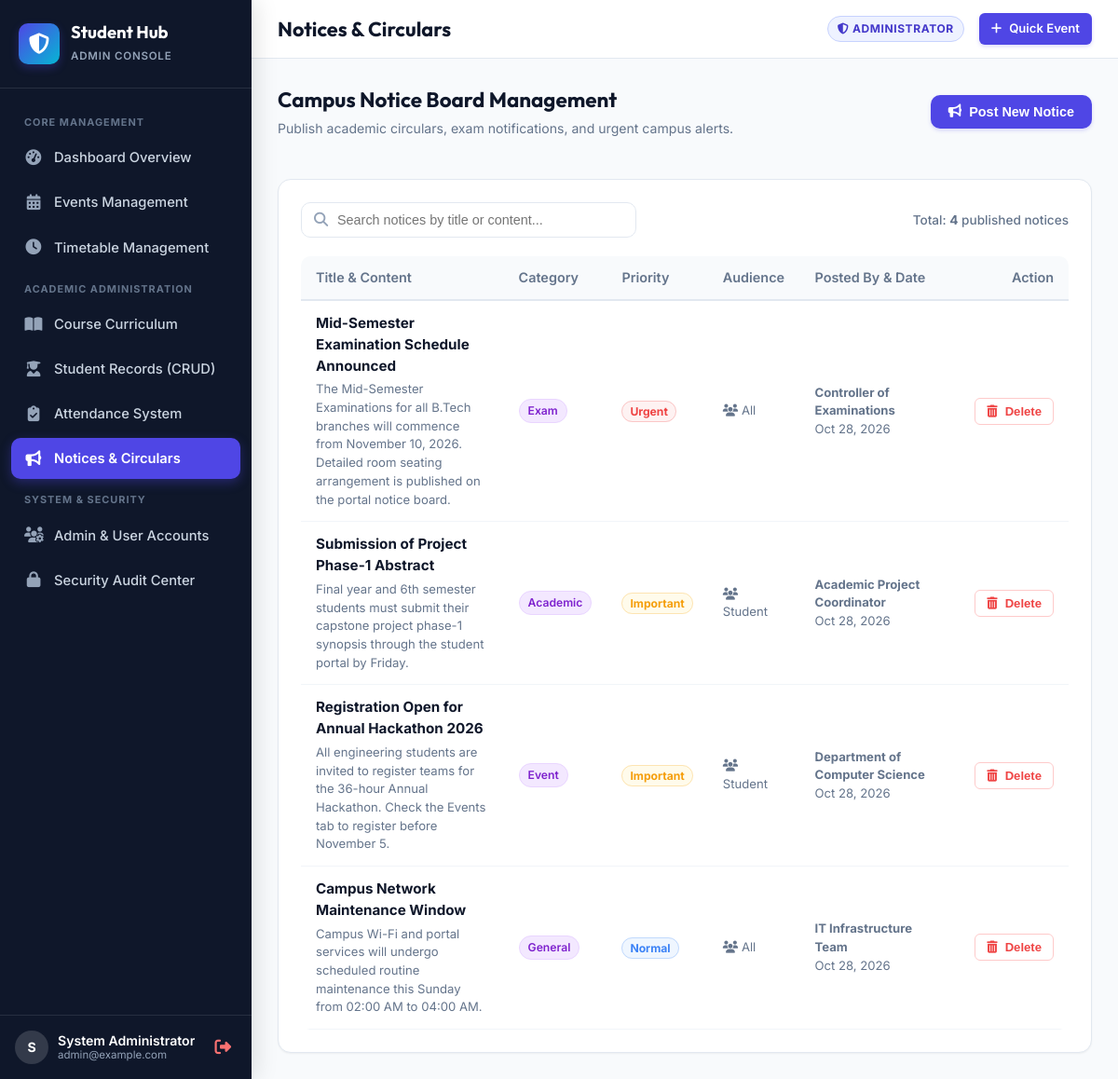
Page /admin/notices.php (signed in) on the committed database.
### tables this page shows
CREATE TABLE `notices` (
  `id` int(10) unsigned NOT NULL AUTO_INCREMENT,
  `title` varchar(255) NOT NULL,
  `category` enum('Academic','Exam','Event','General','Urgent') NOT NULL DEFAULT 'General',
  `priority` enum('Normal','Important','Urgent') NOT NULL DEFAULT 'Normal',
  `target_role` enum('All','Student','Admin') NOT NULL DEFAULT 'All',
  `content` text NOT NULL,
  `posted_by` varchar(100) NOT NULL DEFAULT 'Administration Office',
  `created_at` timestamp NOT NULL DEFAULT current_timestamp(),
  `updated_at` timestamp NOT NULL DEFAULT current_timestamp() ON UPDATE current_timestamp(),
  PRIMARY KEY (`id`),
  KEY `idx_notices_priority` (`priority`),
  KEY `idx_notices_target` (`target_role`)
);

### includes/session.php (called while the page is built, shortened)
<?php
if (!defined('SESSION_INITIALIZED')) {
    function e(?string $string): string {
        return htmlspecialchars((string)($string ?? ''), ENT_QUOTES | ENT_SUBSTITUTE, 'UTF-8');
    }
}

### admin/notices.php (the view, shortened to what this page needs)
<?php
require_once dirname(__DIR__) . '/includes/session.php';
$pdo = get_pdo();
$notices = $pdo->query("SELECT * FROM notices ORDER BY FIELD(priority, 'Urgent', 'Important', 'Normal'), id DESC")->fetchAll();
require_once dirname(__DIR__) . '/includes/admin_header.php';
?>
<div style="display: flex; justify-content: space-between; align-items: center; margin-bottom: 20px; flex-wrap: wrap; gap: 14px;">
  <div>
    <h2 style="font-size: 1.4rem; color: var(--text-main); margin: 0;">Campus Notice Board Management</h2>
    <p style="font-size: 0.88rem; color: var(--text-muted); margin-top: 3px;">
      Publish academic circulars, exam notifications, and urgent campus alerts.
    </p>
  </div>
  <button type="button" class="btn btn-primary" onclick="openModal('addNoticeModal')">
    <i class="fas fa-bullhorn"></i> Post New Notice
  </button>
</div>
<div class="portal-card">
  <div class="card-body">
    <div class="portal-toolbar">
      <div class="toolbar-filters">
        <div class="search-box">
          <i class="fas fa-search"></i>
          <input type="text" id="noticeSearchInput" class="search-input" placeholder="Search notices by title or content...">
        </div>
      </div>
      <div style="font-size: 0.85rem; color: var(--text-muted); font-weight: 500;">
        Total: <strong><?php echo count($notices); ?></strong> published notices
      </div>
    </div>
    <div class="table-responsive">
      <table class="portal-table" id="noticesTable">
        <thead>
          <tr>
            <th>Title & Content</th>
            <th>Category</th>
            <th>Priority</th>
            <th>Audience</th>
            <th>Posted By & Date</th>
            <th style="text-align: right;">Action</th>
          </tr>
        </thead>
        <tbody>
          <?php if (empty($notices)): ?>
            <tr class="no-filter">
              <td colspan="6" style="text-align: center; color: var(--text-muted); padding: 40px;">
                No notices published.
              </td>
            </tr>
          <?php else: ?>
            <?php foreach ($notices as $n): ?>
              <?php
                $priColor = ($n['priority'] === 'Urgent') ? '#ef4444' : (($n['priority'] === 'Important') ? '#f59e0b' : '#3b82f6');
                $priBg = ($n['priority'] === 'Urgent') ? '#fef2f2' : (($n['priority'] === 'Important') ? '#fffbeb' : '#eff6ff');
              ?>
              <tr>
                <td>
                  <strong style="color: var(--text-main); font-size: 0.95rem;"><?php echo e($n['title']); ?></strong>
                  <div style="font-size: 0.82rem; color: var(--text-muted); margin-top: 4px; max-width: 480px;">
                    <?php echo nl2br(e($n['content'])); ?>
                  </div>
                </td>
                <td>
                  <span class="badge badge-category"><?php echo e($n['category']); ?></span>
                </td>
                <td>
                  <span style="background: <?php echo $priBg; ?>; color: <?php echo $priColor; ?>; font-weight: 700; padding: 3px 8px; border-radius: 12px; font-size: 0.76rem; border: 1px solid <?php echo $priColor; ?>40;">
                    <?php echo e($n['priority']); ?>
                  </span>
                </td>
                <td style="font-size: 0.82rem; color: var(--text-muted);">
                  <i class="fas fa-users"></i> <?php echo e($n['target_role']); ?>
                </td>
                <td style="font-size: 0.82rem; color: var(--text-muted);">
                  <div><strong><?php echo e($n['posted_by']); ?></strong></div>
                  <div><?php echo date('M d, Y', strtotime($n['created_at'])); ?></div>
                </td>
                <td style="text-align: right;">
                  <form action="/STUDENTPORTAL/admin/notices.php" method="POST" onsubmit="return confirm('Delete this notice?');" style="margin: 0;">
                    <button type="submit" class="btn btn-outline btn-sm" style="color: #ef4444; border-color: #fecaca;">
                      <i class="fas fa-trash-alt"></i> Delete
                    </button>
                  </form>
                </td>
              </tr>
            <?php endforeach; ?>
          <?php endif; ?>
        </tbody>
      </table>
    </div>
  </div>
</div>
<?php require_once dirname(__DIR__) . '/includes/admin_footer.php'; ?>

### assets/css/portal.css (style rules this page uses)
:root { --admin-primary: #4f46e5; --admin-primary-hover: #4338ca; --admin-primary-light: #eef2ff; --admin-sidebar-bg: #0f172a; --admin-accent: #06b6d4; --student-primary: #0d9488; --student-primary-hover: #0f766e; --student-primary-light: #f0fdfa; --student-sidebar-bg: #134e4a; --student-accent: #0284c7; --bg-body: #f8fafc; --bg-surface: #ffffff; --bg-surface-elevated: #ffffff; --border-color: #e2e8f0; --border-light: #f1f5f9; --text-main: #0f172a; --text-muted: #64748b; --text-light: #94a3b8; --success: #10b981; --success-bg: #ecfdf5; --success-border: #a7f3d0; --warning: #f59e0b; --warning-bg: #fffbeb; --warning-border: #fde68a; --danger: #ef4444; --danger-bg: #fef2f2; --danger-border: #fecaca; --info: #3b82f6; --info-bg: #eff6ff; --info-border: #bfdbfe; --shadow-sm: 0 1px 2px 0 rgba(0, 0, 0, 0.05); --shadow-md: 0 4px 6px -1px rgba(0, 0, 0, 0.07), 0 2px 4px -2px rgba(0, 0, 0, 0.05); --shadow-lg: 0 10px 15px -3px rgba(0, 0, 0, 0.08), 0 4px 6px -4px rgba(0, 0, 0, 0.04); --shadow-xl: 0 20px 25px -5px rgba(0, 0, 0, 0.1), 0 8px 10px -6px rgba(0, 0, 0, 0.04); --radius-sm: 6px; --radius-md: 10px; --radius-lg: 14px; --radius-xl: 18px; }
* { margin: 0; padding: 0; box-sizing: border-box; }
body { font-family: 'Inter', -apple-system, BlinkMacSystemFont, 'Segoe UI', Roboto, sans-serif; background-color: var(--bg-body); color: var(--text-main); line-height: 1.5; -webkit-font-smoothing: antialiased; }
h1, h2, h3, h4, .brand-title { font-family: 'Outfit', 'Inter', sans-serif; }
.portal-card { background: var(--bg-surface); border: 1px solid var(--border-color); border-radius: var(--radius-lg); box-shadow: var(--shadow-sm); overflow: hidden; }
.card-body { padding: 24px; }
.portal-toolbar { display: flex; align-items: center; justify-content: space-between; gap: 14px; flex-wrap: wrap; margin-bottom: 20px; }
.toolbar-filters { display: flex; align-items: center; gap: 10px; flex-wrap: wrap; flex: 1; }
.search-box { position: relative; min-width: 260px; flex: 1; max-width: 360px; }
.search-box i { position: absolute; left: 14px; top: 50%; transform: translateY(-50%); color: var(--text-light); font-size: 0.95rem; }
.search-input { width: 100%; padding: 10px 14px 10px 38px; border: 1px solid var(--border-color); border-radius: var(--radius-md); font-size: 0.9rem; outline: none; background: #fff; transition: border-color 0.2s ease, box-shadow 0.2s ease; }
.btn { display: inline-flex; align-items: center; justify-content: center; gap: 8px; padding: 9px 18px; border-radius: var(--radius-md); font-size: 0.9rem; font-weight: 600; text-decoration: none; cursor: pointer; border: 1px solid transparent; transition: all 0.2s ease; }
.btn-primary { background: var(--admin-primary); color: #fff; box-shadow: 0 2px 4px rgba(79, 70, 229, 0.2); }
.btn-outline { background: #fff; border-color: var(--border-color); color: var(--text-main); }
.btn-sm { padding: 6px 12px; font-size: 0.82rem; border-radius: var(--radius-sm); }
.table-responsive { overflow-x: auto; border-radius: var(--radius-md); }
.portal-table { width: 100%; border-collapse: collapse; text-align: left; font-size: 0.9rem; }
.portal-table th { background: #f8fafc; color: var(--text-muted); font-weight: 600; padding: 12px 16px; border-bottom: 2px solid var(--border-color); white-space: nowrap; }
.portal-table td { padding: 13px 16px; border-bottom: 1px solid var(--border-light); color: var(--text-main); vertical-align: middle; }
.badge { display: inline-flex; align-items: center; gap: 5px; padding: 3px 9px; border-radius: 9999px; font-size: 0.76rem; font-weight: 600; text-transform: capitalize; }
.badge-category { background: #f3e8ff; color: #7e22ce; border: 1px solid #e9d5ff; }

### rows in the picture
notices: title "Mid-Semester Examination Schedule Announced", content "The Mid-Semester Examinations for all B.Tech branches will commence from November 10, 2026. Detailed room seating arrangement is published on the portal notice board.", category "Exam", priority "Urgent", target_role "All", posted_by "Controller of Examinations", created_at "Oct 28, 2026"
notices: title "Submission of Project Phase-1 Abstract", content "Final year and 6th semester students must submit their capstone project phase-1 synopsis through the student portal by Friday.", category "Academic", priority "Important", target_role "Student", posted_by "Academic Project Coordinator", created_at "Oct 28, 2026"
notices: title "Registration Open for Annual Hackathon 2026", content "All engineering students are invited to register teams for the 36-hour Annual Hackathon. Check the Events tab to register before November 5.", category "Event", priority "Important", target_role "Student", posted_by "Department of Computer Science", created_at "Oct 28, 2026"
notices: title "Campus Network Maintenance Window", content "Campus Wi-Fi and portal services will undergo scheduled routine maintenance this Sunday from 02:00 AM to 04:00 AM.", category "General", priority "Normal", target_role "All", posted_by "IT Infrastructure Team", created_at "Oct 28, 2026"

### other values in the picture
substr($adminUser['full_name'], 0, 1) "S"
$adminUser['full_name'] "System Administrator"
$adminUser['email'] "admin@example.com"
$pageTitle "Notices & Circulars"
count($notices) "4"
